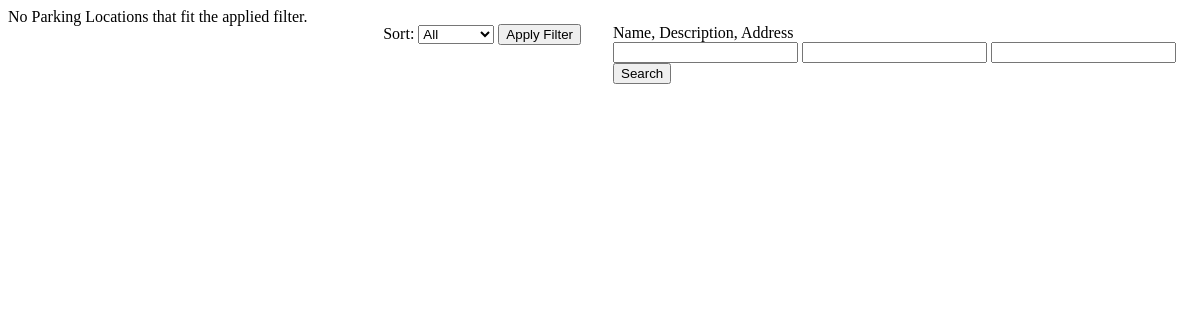
Before: /main/actors/user/main-content.php with the older database file.
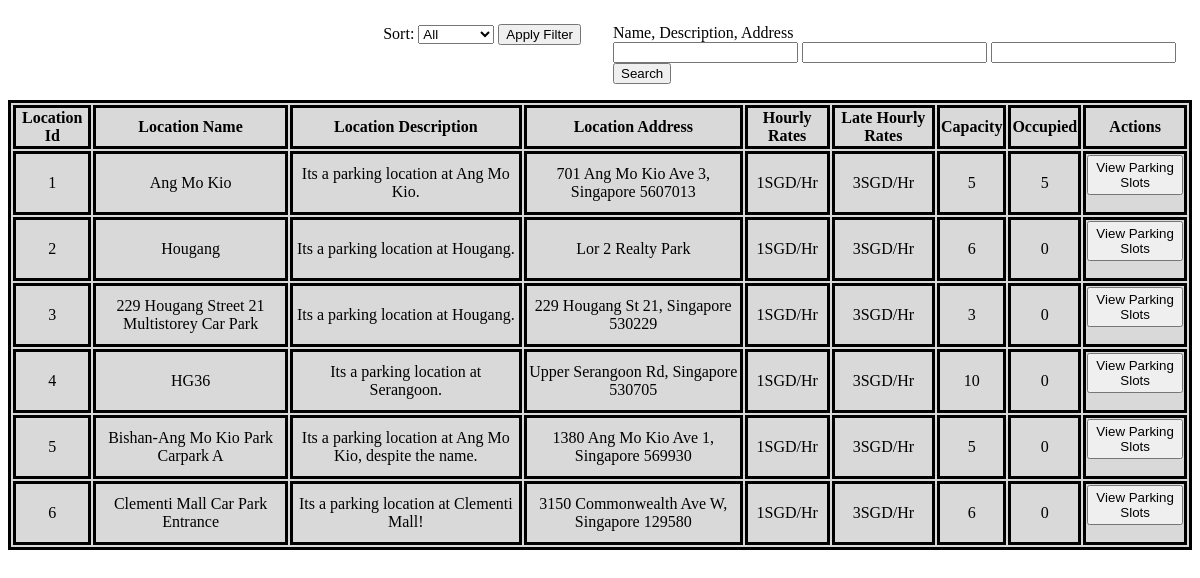
After: the same page with the newer database file.
### tables this page shows
CREATE TABLE `locations` (
  `locationId` int(11) NOT NULL,
  `locationName` varchar(255) NOT NULL,
  `description` varchar(255) NOT NULL,
  `address` varchar(255) NOT NULL,
  `rates` varchar(255) NOT NULL,
  `ratesLate` varchar(255) NOT NULL,
  `capacity` int(4) NOT NULL,
  `occupied` int(4) NOT NULL
);

### entities/parkingLocationEntity.php (called while the page is built, shortened)
<?php
class ParkingLocationEntity extends Dbh
{
    protected function view()
    {
        $array = [];
        $conn = $this->connectDB();
        $sql = "SELECT * FROM locations";
        $result = $conn->query($sql);
        if ($result->num_rows > 0)
        {
            while ($row = $result->fetch_assoc())
            {
                $current = array(
                    'locationId' => $row['locationId'],
					'locationName' => $row['locationName'],
                    'description' => $row['description'],
					'address' => $row['address'],
                    'rates' => $row['rates'],
                    'ratesLate' => $row['ratesLate'],
                    'capacity' => $row['capacity'],
                    'occupied' => $row['occupied']
                );
                array_push($array, $current);
            }
        }
        return $array;
    }
}
?>

### controller/viewParkingLocationController.php (called while the page is built)
<?php
class ViewParkingLocationController extends ParkingLocationEntity
{
    public function viewParkingLocation()
    {
        $parkingLocation = new parkingLocationEntity();
        $array = $parkingLocation->view();
        return $array;
    }
}
?>

### main/actors/user/pages/viewAllParkingLocationPage.php (the view, shortened to what the changed rows need)
<?php
include "../../../entities/parkingLocationEntity.php";
include "../../../controller/viewParkingLocationController.php";
?>
<div class="container mt-4">
    <div class="row">
        <?php
        if(isset($_POST["search"]))
        {
            $locationName = $_SESSION['searchLocationName'];
            $description = $_SESSION['searchDescription'];
            $address = $_SESSION['searchAddress'];
            $searchParking = new SearchParkingController();
            $array = $searchParking->searchParking($locationName, $description, $address);
            if ($array[0] != "Success")
                {
                    echo '<script>';
                    echo "alert('$array[0]');";
                    header("location:index.php?page=viewAllParkingLocationPage");
                    echo '</script>';
                }
                else
                {
                    echo '<table class ="table">';
                    echo '  <tr>';
                    echo '      <th class="text-center">Location Id</th>';
                    echo '      <th class="text-center">Location Name</th>';
                    echo '      <th class="text-center">Location Description</th>';
                    echo '      <th class="text-center">Location Address</th>';
                    echo '      <th class="text-center">Hourly Rates</th>';
                    echo '      <th class="text-center">Late Hourly Rates</th>';
                    echo '      <th class="text-center">Capacity</th>';
                    echo '      <th class="text-center">Occupied</th>';
                    echo '      <th class="text-center">Actions</th>';
                    echo '  </tr>';
                    for($i = 1; $i < count($array); $i++)
                    {
                        $row = $array[$i];
                        echo '  <tr>';
                        echo '      <td>' . $row['locationId'] . '</td>';
                        echo '      <td>' . $row['locationName'] . '</td>';
                        echo '      <td>' . $row['description'] . '</td>';
                        echo '      <td>' . $row['address'] . '</td>';
                        echo '      <td>' . $row['rates'] . 'SGD/Hr</td>';
                        echo '      <td>' . $row['ratesLate'] . 'SGD/Hr</td>';
                        echo '      <td>' . $row['capacity'] . '</td>';
                        echo '      <td>' . $row['occupied'] . '</td>';
                        echo '      <td>';
                        echo '          <form method="POST">';
                        echo '              <button class="btn btn-info" style="height:40px" value="' . $row['locationId'] . '" name="viewAllParkingSlots">View Details</button>';
                        echo '          </form>';
                        echo '      </td>';
                        echo '  </tr>';
                    }
                    echo "</table>";
                }
        }
        else
        {
            $viewParkingLocation = new ViewParkingLocationController();
            $array = $viewParkingLocation->viewParkingLocation();
            if(!empty($array)) {
                echo '<table class ="table">';
                echo '  <tr>';
                echo '      <th class="text-center">Location Id</th>';
                echo '      <th class="text-center">Location Name</th>';
                echo '      <th class="text-center">Location Description</th>';
                echo '      <th class="text-center">Location Address</th>';
                echo '      <th class="text-center">Hourly Rates</th>';
                echo '      <th class="text-center">Late Hourly Rates</th>';
                echo '      <th class="text-center">Capacity</th>';
                echo '      <th class="text-center">Occupied</th>';
                echo '      <th class="text-center">Actions</th>';
                echo '  </tr>';
                foreach($array as $row)
                {
                    echo '  <tr>';
                    echo '      <td>' . $row['locationId'] . '</td>';
                    echo '      <td>' . $row['locationName'] . '</td>';
                    echo '      <td>' . $row['description'] . '</td>';
                    echo '      <td>' . $row['address'] . '</td>';
                    echo '      <td>' . $row['rates'] . 'SGD/Hr</td>';
                    echo '      <td>' . $row['ratesLate'] . 'SGD/Hr</td>';
                    echo '      <td>' . $row['capacity'] . '</td>';
                    echo '      <td>' . $row['occupied'] . '</td>';
                    echo '      <td>';
                    echo '          <form method="POST">';
                    echo '              <button class="btn btn-info" style="height:40px" value="' . $row['locationId'] . '" name="viewAllParkingSlots">View Parking Slots</button>';
                    echo '          </form>';
                    echo '      </td>';
                    echo '  </tr>';
                }
                echo "</table>";
            }
            else {
                echo '
                <div class="card">
                    <div class="card-body">
                        <div class="mb-1">
                            <label>No Parking Locations that fit the applied filter.</label>
                        </div>
                    </div>
                </div>';
            }
        }
        ?>
    </div>
</div>

Changed rows visible on the page:
added locations: locationId "1", locationName "Ang Mo Kio", description "Its a parking location at Ang Mo Kio.", address "701 Ang Mo Kio Ave 3, Singapore 5607013", rates "1", ratesLate "3", capacity "5", occupied "5"
added locations: locationId "2", locationName "Hougang", description "Its a parking location at Hougang.", address "Lor 2 Realty Park", rates "1", ratesLate "3", capacity "6", occupied "0"
added locations: locationId "3", locationName "229 Hougang Street 21 Multistorey Car Park", description "Its a parking location at Hougang.", address "229 Hougang St 21, Singapore 530229", rates "1", ratesLate "3", capacity "3", occupied "0"
added locations: locationId "4", locationName "HG36", description "Its a parking location at Serangoon.", address "Upper Serangoon Rd, Singapore 530705", rates "1", ratesLate "3", capacity "10", occupied "0"
added locations: locationId "5", locationName "Bishan-Ang Mo Kio Park Carpark A", description "Its a parking location at Ang Mo Kio, despite the name.", address "1380 Ang Mo Kio Ave 1, Singapore 569930", rates "1", ratesLate "3", capacity "5", occupied "0"
added locations: locationId "6", locationName "Clementi Mall Car Park Entrance", description "Its a parking location at Clementi Mall!", address "3150 Commonwealth Ave W, Singapore 129580", rates "1", ratesLate "3", capacity "6", occupied "0"
Other visible differences:
text no longer shown: "No Parking Locations that fit the applied filter."
text now shown: "Location Id Location Name Location Description Location Address Hourly Rates Late Hourly Rates Capacity Occupied Actions"
